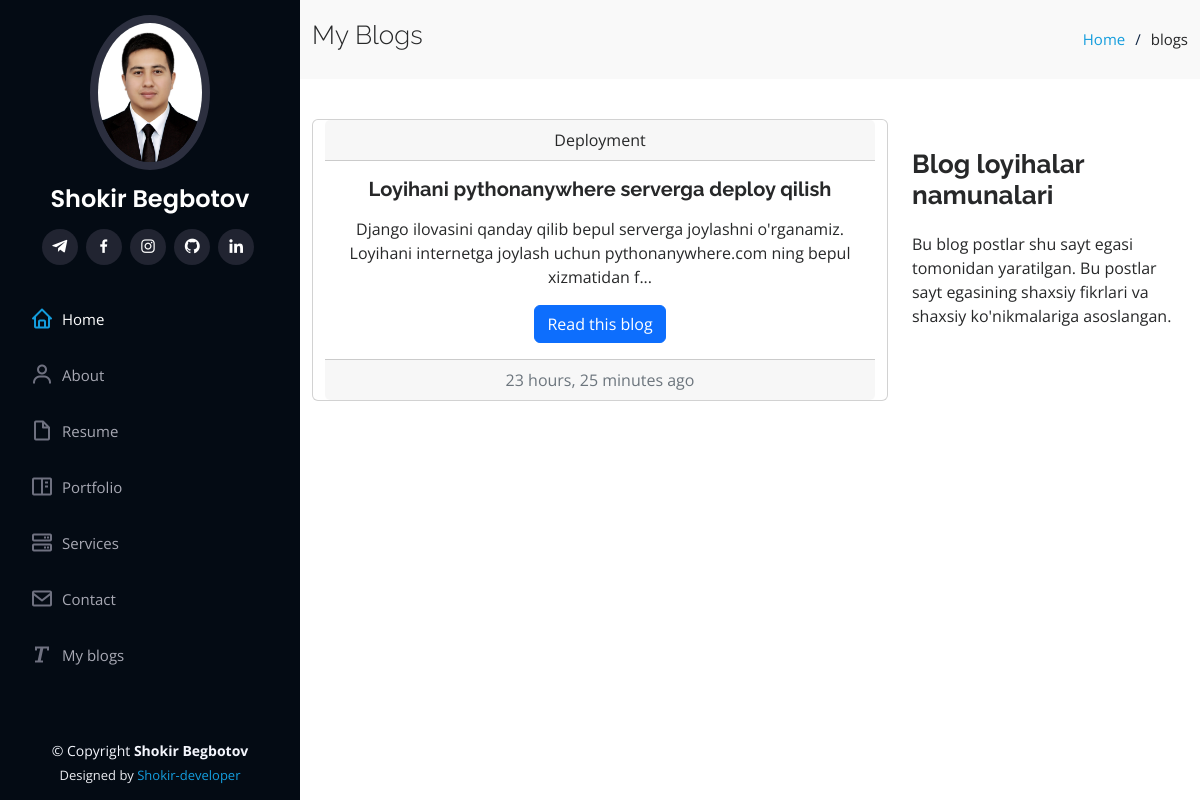
/posts/, run on the app's committed database.
### my_portfolio/models.py (models this page shows, shortened)
class Blogs(models.Model):
    CATEGORY = (
        ('Web dasturlash', 'Web dasturlash'),
        ('Python', 'Python'),
        ('Deployment', 'Deployment')
    )
    title = models.CharField(max_length=256)
    slug = models.SlugField(max_length=256, null=True)
    author = models.ForeignKey(User, on_delete=models.CASCADE)
    blog_date = models.DateTimeField(auto_now_add=True)
    category = models.CharField(max_length=28, choices=CATEGORY)
    body = RichTextUploadingField()

### my_portfolio/views.py (the view)
# urls.py: path('posts/', BlogListView.as_view(), name='blogs'),
class BlogListView(View):
    def get(self, request):
        blogs = Blogs.objects.all()
        return render(request, 'my_portfolio/blog_list.html', {'blogs': blogs})

### my_portfolio/templates/my_portfolio/blog_list.html (shortened to what this page needs)
{% extends 'my_portfolio/base.html' %}
{% load static %}
{% block content %}
  <main id="main">
    <section id="breadcrumbs" class="breadcrumbs">
      <div class="container">
        <div class="d-flex justify-content-between align-items-center">
          <h2>My Blogs</h2>
          <ol>
            <li><a href="{% url 'blog:homepage' %}">Home</a></li>
            <li>blogs</li>
          </ol>
        </div>
      </div>
    </section>
    <section id="portfolio-details" class="portfolio-details">
      <div class="container">
        <div class="row gy-4">
            {% if blogs %}
          <div class="col-lg-8">
              {% for blog in blogs %}
                <div class="portfolio-details-slider swiper mb-5">
                    <div class="swiper-wrapper align-items-center">
                        <div class="card text-center container-fluid">
                              <div class="card-header">
                                  {{ blog.category }}
                              </div>
                              <div class="card-body">
                                  <h5 class="card-title"><b>{{ blog.title }}</b></h5>
                                <p class="card-text">{{ blog.body|safe|slice:'150' }}...</p>
                                <a href="{% url 'blog:blog-detail' blog.slug %}" class="btn btn-primary">Read this blog</a>
                              </div>
                              <div class="card-footer text-muted">
                                  {{ blog.blog_date |timesince }} ago
                              </div>
                        </div>
                    </div>
                </div>
              {% endfor %}
          </div>
            {% else %}
                No found books.
            {% endif %}
          <div class="col-lg-4">
            <div class="portfolio-description">
              <h2>Blog loyihalar namunalari</h2>
              <p>
                  Bu blog postlar shu sayt egasi tomonidan yaratilgan. Bu postlar sayt egasining shaxsiy fikrlari va
                  shaxsiy ko'nikmalariga asoslangan.
              </p>
            </div>
          </div>
        </div>
      </div>
    </section>
  </main>
 {% endblock content %}

### static/assets/css/style.css (style rules this page uses)
body { font-family: "Open Sans", sans-serif; color: #272829; }
a { color: #149ddd; text-decoration: none; }
h1, h2, h3, h4, h5, h6 { font-family: "Raleway", sans-serif; }
#main { margin-left: 300px; }
section { padding: 60px 0; overflow: hidden; }
.portfolio-details { padding-top: 40px; }
.portfolio-details .portfolio-description { padding-top: 30px; }
.portfolio-details .portfolio-description h2 { font-size: 26px; font-weight: 700; margin-bottom: 20px; }
.portfolio-details .portfolio-description p { padding: 0; }
.breadcrumbs { padding: 20px 0; background: #f9f9f9; }
.breadcrumbs h2 { font-size: 26px; font-weight: 300; }
.breadcrumbs ol { display: flex; flex-wrap: wrap; list-style: none; padding: 0; margin: 0; font-size: 15px; }
.breadcrumbs ol li+li { padding-left: 10px; }
.breadcrumbs ol li+li::before { display: inline-block; padding-right: 10px; color: #0e2442; content: "/"; }

### data on the page
Blogs: category "Deployment", title "Loyihani pythonanywhere serverga deploy qilish", body "Django ilovasini qanday qilib bepul serverga joylashni o'rganamiz. Loyihani internetga joylash uchun pythonanywhere.com ning bepul xizmatidan f", blog_date "23 hours, 25 minutes"
